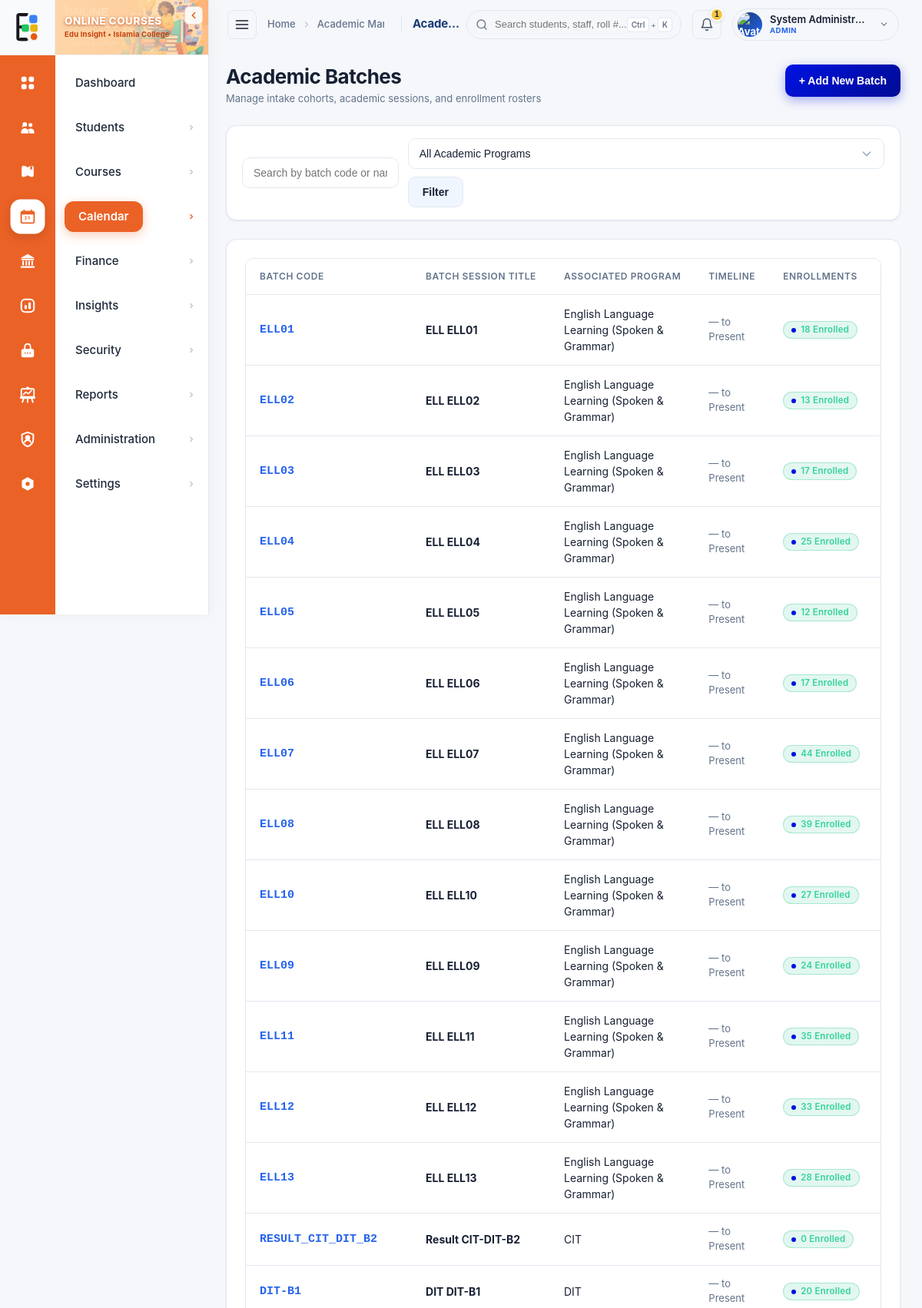
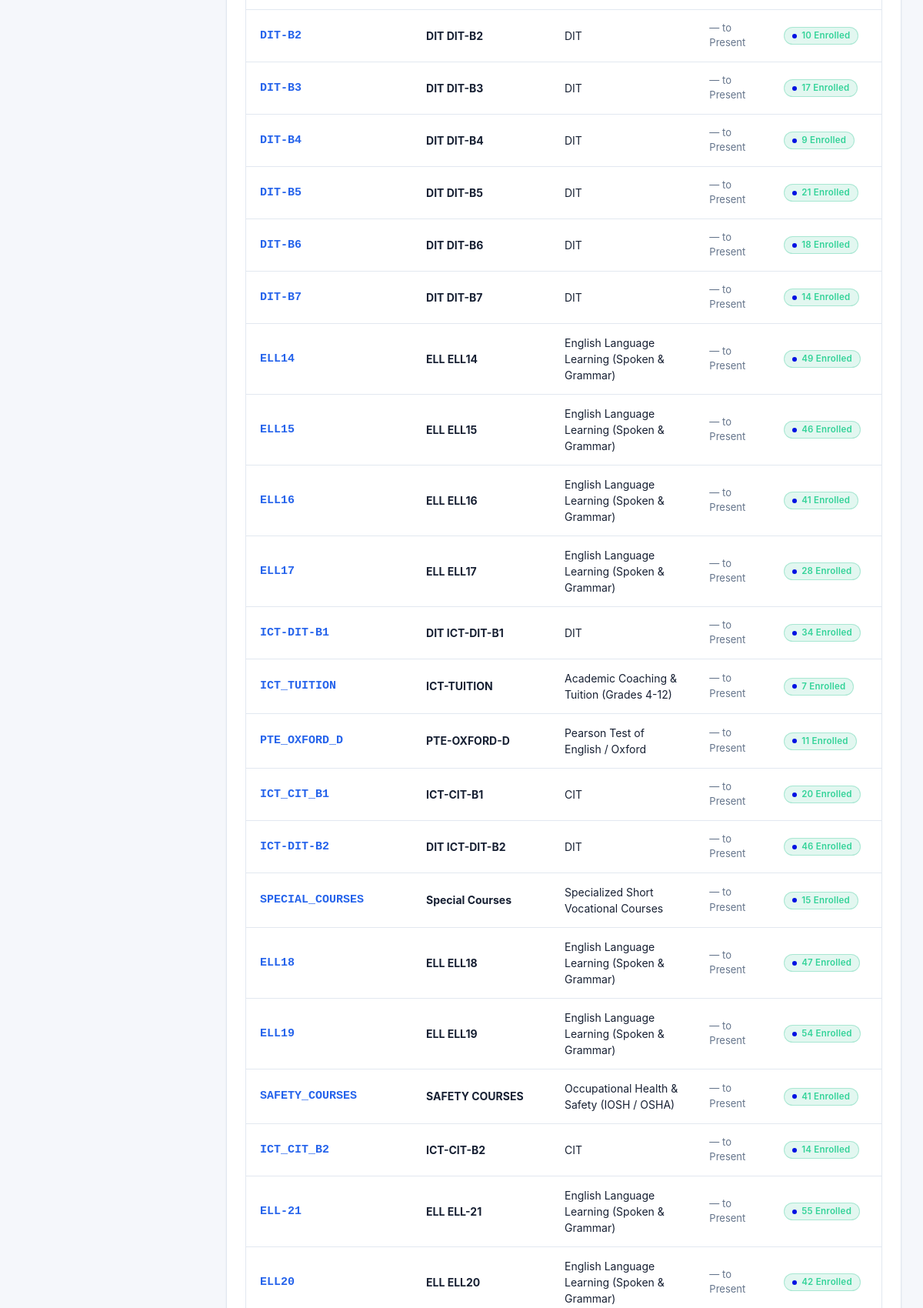
The page /modules/batches/index.php (signed in, upper part) on the database its author committed (2 pictures, top to bottom).
### tables this page shows
CREATE TABLE `batches` (
    `id` INT AUTO_INCREMENT PRIMARY KEY,
    `batch_code` VARCHAR(50) NOT NULL UNIQUE,
    `batch_name` VARCHAR(150) NOT NULL,
    `course_id` INT NOT NULL,
    `start_date` DATE NULL,
    `end_date` DATE NULL,
    `status` ENUM('active', 'completed', 'upcoming') NOT NULL DEFAULT 'active',
    `created_at` TIMESTAMP DEFAULT CURRENT_TIMESTAMP,
    CONSTRAINT `fk_batch_course` FOREIGN KEY (`course_id`) REFERENCES `courses` (`id`) ON DELETE RESTRICT,
    INDEX `idx_batch_status` (`status`)
);

CREATE TABLE `courses` (
    `department_id` INT NULL,
    `id` INT AUTO_INCREMENT PRIMARY KEY,
    `course_code` VARCHAR(50) NOT NULL UNIQUE,
    `course_name` VARCHAR(150) NOT NULL,
    `category` VARCHAR(100) NOT NULL DEFAULT 'General',
    `duration` VARCHAR(50) NULL,
    `standard_fee` DECIMAL(10,2) NOT NULL DEFAULT 0.00,
    `ttb_exam_fee` DECIMAL(10,2) NOT NULL DEFAULT 0.00,
    `description` TEXT NULL,
    `created_at` TIMESTAMP DEFAULT CURRENT_TIMESTAMP,
    INDEX `idx_course_category` (`category`)
);

### includes/auth.php (called while the page is built, shortened)
<?php
function getCurrentUser(): ?array {
    return [
        'id'                 => (int)$_SESSION['user_id'],
        'username'           => $_SESSION['username'] ?? '',
        'full_name'          => $_SESSION['full_name'] ?? '',
        'email'              => $_SESSION['email'] ?? '',
        'phone'              => $_SESSION['phone'] ?? '',
        'role'               => $_SESSION['role'] ?? 'staff',
        'profile_photo'      => $_SESSION['profile_photo'] ?? null,
        'privacy_hide_phone' => (int)($_SESSION['privacy_hide_phone'] ?? 0),
        'privacy_hide_email' => (int)($_SESSION['privacy_hide_email'] ?? 0)
    ];
}

### modules/batches/index.php (the view, shortened to what this page needs)
<?php
require_once __DIR__ . '/../../includes/auth.php';
$pdo = Database::getConnection();
$currentUser = getCurrentUser();
$userRole = strtolower($currentUser['role'] ?? 'staff');
$canManage = in_array($userRole, ['admin', 'registrar']);
$search = trim($_GET['search'] ?? '');
$where = [];
$params = [];
$whereClause = !empty($where) ? "WHERE " . implode(" AND ", $where) : "";
$sql = "
    SELECT b.*, c.course_name, c.course_code,
           (SELECT COUNT(*) FROM enrollments e WHERE e.batch_id = b.id) as total_students
    FROM batches b
    JOIN courses c ON b.course_id = c.id
    {$whereClause}
    ORDER BY b.id DESC
";
$stmt = $pdo->prepare($sql);
$stmt->execute($params);
$batches = $stmt->fetchAll();
require_once __DIR__ . '/../../includes/header.php';
?>
<div class="page-header">
    <div>
        <h1 class="page-title">Academic Batches</h1>
        <p class="page-breadcrumb">Manage intake cohorts, academic sessions, and enrollment rosters</p>
    </div>
    <?php if ($canManage): ?>
    <div>
        <button type="button" class="btn btn-primary" onclick="openModal('addBatchModal')">
            <span>+ Add New Batch</span>
        </button>
    </div>
    <?php endif; ?>
</div>
<div class="glass-card" style="padding: 16px 20px; margin-bottom: 24px;">
    <form method="GET" action="" class="filter-bar" style="margin-bottom: 0;">
        <div class="filter-group" style="flex: 1; max-width: 360px;">
            <input type="text" name="search" class="form-control" placeholder="Search by batch code or name..." value="<?= htmlspecialchars($search) ?>" style="min-height: 40px;">
        </div>
        <div class="filter-group">
            <select name="course_id" class="form-control" style="min-height: 40px; min-width: 220px;">
                <option value="">All Academic Programs</option>
            </select>
            <button type="submit" class="btn btn-glass" style="min-height: 40px;">Filter</button>
        </div>
    </form>
</div>
<div class="glass-card">
    <div class="table-responsive">
        <table class="data-table">
            <thead>
                <tr>
                    <th>Batch Code</th>
                    <th>Batch Session Title</th>
                    <th>Associated Program</th>
                    <th>Timeline</th>
                    <th>Enrollments</th>
                    <th>Status</th>
                </tr>
            </thead>
            <tbody>
                <?php if (empty($batches)): ?>
                    <tr>
                        <td colspan="7" class="empty-state">
                            <div class="empty-state-icon">👥</div>
                            <div class="empty-state-title">No academic batches found</div>
                        </td>
                    </tr>
                <?php else: ?>
                    <?php foreach ($batches as $b): ?>
                        <tr>
                            <td>
                                <strong style="color: var(--primary-light); font-family: monospace; font-size: 15px;">
                                    <?= htmlspecialchars($b['batch_code']) ?>
                                </strong>
                            </td>
                            <td><strong><?= htmlspecialchars($b['batch_name']) ?></strong></td>
                            <td><?= htmlspecialchars($b['course_name']) ?></td>
                            <td style="color: var(--text-muted); font-size: 13px;">
                                <?= $b['start_date'] ? date('M Y', strtotime($b['start_date'])) : '—' ?>
                                to
                                <?= $b['end_date'] ? date('M Y', strtotime($b['end_date'])) : 'Present' ?>
                            </td>
                            <td>
                                <a href="../students/index.php?batch_id=<?= $b['id'] ?>" class="status-badge badge-active" style="text-decoration:none;">
                                    <?= (int)$b['total_students'] ?> Enrolled
                                </a>
                            </td>
                            <td>
                            </td>
                        </tr>
                    <?php endforeach; ?>
                <?php endif; ?>
            </tbody>
        </table>
    </div>
</div>
<?php require_once __DIR__ . '/../../includes/footer.php'; ?>

### assets/css/edu_sidebar.css (style rules this page uses)
:root { --sidebar-width: 272px; --sidebar-collapsed-width: 72px; --sidebar-orange: #eb6226; --sidebar-orange-dark: #d45119; --sidebar-orange-hover: #ff7841; --sidebar-orange-light: #fef0ea; }

### rows shown on the page
batches: batch_code "ELL01", batch_name "ELL ELL01", course.course_name "English Language Learning (Spoken & Grammar)", shows "Present", total_students "18"
batches: batch_code "ELL02", batch_name "ELL ELL02", course.course_name "English Language Learning (Spoken & Grammar)", shows "Present", total_students "13"
batches: batch_code "ELL03", batch_name "ELL ELL03", course.course_name "English Language Learning (Spoken & Grammar)", shows "Present", total_students "17"
batches: batch_code "ELL04", batch_name "ELL ELL04", course.course_name "English Language Learning (Spoken & Grammar)", shows "Present", total_students "25"
batches: batch_code "ELL05", batch_name "ELL ELL05", course.course_name "English Language Learning (Spoken & Grammar)", shows "Present", total_students "12"
batches: batch_code "ELL06", batch_name "ELL ELL06", course.course_name "English Language Learning (Spoken & Grammar)", shows "Present", total_students "17"
batches: batch_code "ELL07", batch_name "ELL ELL07", course.course_name "English Language Learning (Spoken & Grammar)", shows "Present", total_students "44"
batches: batch_code "ELL08", batch_name "ELL ELL08", course.course_name "English Language Learning (Spoken & Grammar)", shows "Present", total_students "39"
batches: batch_code "ELL10", batch_name "ELL ELL10", course.course_name "English Language Learning (Spoken & Grammar)", shows "Present", total_students "27"
batches: batch_code "ELL09", batch_name "ELL ELL09", course.course_name "English Language Learning (Spoken & Grammar)", shows "Present", total_students "24"
batches: batch_code "ELL11", batch_name "ELL ELL11", course.course_name "English Language Learning (Spoken & Grammar)", shows "Present", total_students "35"
batches: batch_code "ELL12", batch_name "ELL ELL12", course.course_name "English Language Learning (Spoken & Grammar)", shows "Present", total_students "33"
batches: batch_code "ELL13", batch_name "ELL ELL13", course.course_name "English Language Learning (Spoken & Grammar)", shows "Present", total_students "28"
batches: batch_code "RESULT_CIT_DIT_B2", batch_name "Result CIT-DIT-B2", course.course_name "CIT", shows "Present", total_students "0"
batches: batch_code "DIT-B1", batch_name "DIT DIT-B1", course.course_name "DIT", shows "Present", total_students "20"
batches: batch_code "DIT-B2", batch_name "DIT DIT-B2", course.course_name "DIT", shows "Present", total_students "10"
batches: batch_code "DIT-B3", batch_name "DIT DIT-B3", course.course_name "DIT", shows "Present", total_students "17"
batches: batch_code "DIT-B4", batch_name "DIT DIT-B4", course.course_name "DIT", shows "Present", total_students "9"
batches: batch_code "DIT-B5", batch_name "DIT DIT-B5", course.course_name "DIT", shows "Present", total_students "21"
batches: batch_code "DIT-B6", batch_name "DIT DIT-B6", course.course_name "DIT", shows "Present", total_students "18"
batches: batch_code "DIT-B7", batch_name "DIT DIT-B7", course.course_name "DIT", shows "Present", total_students "14"
batches: batch_code "ELL14", batch_name "ELL ELL14", course.course_name "English Language Learning (Spoken & Grammar)", shows "Present", total_students "49"
batches: batch_code "ELL15", batch_name "ELL ELL15", course.course_name "English Language Learning (Spoken & Grammar)", shows "Present", total_students "46"
batches: batch_code "ELL16", batch_name "ELL ELL16", course.course_name "English Language Learning (Spoken & Grammar)", shows "Present", total_students "41"
batches: batch_code "ELL17", batch_name "ELL ELL17", course.course_name "English Language Learning (Spoken & Grammar)", shows "Present", total_students "28"
batches: batch_code "ICT-DIT-B1", batch_name "DIT ICT-DIT-B1", course.course_name "DIT", shows "Present", total_students "34"
batches: batch_code "ICT_TUITION", batch_name "ICT-TUITION", course.course_name "Academic Coaching & Tuition (Grades 4-12)", shows "Present", total_students "7"
batches: batch_code "PTE_OXFORD_D", batch_name "PTE-OXFORD-D", course.course_name "Pearson Test of English / Oxford", shows "Present", total_students "11"
batches: batch_code "ICT_CIT_B1", batch_name "ICT-CIT-B1", course.course_name "CIT", shows "Present", total_students "20"
batches: batch_code "ICT-DIT-B2", batch_name "DIT ICT-DIT-B2", course.course_name "DIT", shows "Present", total_students "46"
batches: batch_code "SPECIAL_COURSES", batch_name "Special Courses", course.course_name "Specialized Short Vocational Courses", shows "Present", total_students "15"
batches: batch_code "ELL18", batch_name "ELL ELL18", course.course_name "English Language Learning (Spoken & Grammar)", shows "Present", total_students "47"
batches: batch_code "ELL19", batch_name "ELL ELL19", course.course_name "English Language Learning (Spoken & Grammar)", shows "Present", total_students "54"
batches: batch_code "SAFETY_COURSES", batch_name "SAFETY COURSES", course.course_name "Occupational Health & Safety (IOSH / OSHA)", shows "Present", total_students "41"
batches: batch_code "ICT_CIT_B2", batch_name "ICT-CIT-B2", course.course_name "CIT", shows "Present", total_students "14"
batches: batch_code "ELL-21", batch_name "ELL ELL-21", course.course_name "English Language Learning (Spoken & Grammar)", shows "Present", total_students "55"
batches: batch_code "ELL20", batch_name "ELL ELL20", course.course_name "English Language Learning (Spoken & Grammar)", shows "Present", total_students "42"

### other values the page prints
$item['label'] "Dashboard"
$item['label'] "Students"
$item['label'] "Courses"
$item['label'] "Calendar"
$item['label'] "Finance"
$item['label'] "Insights"
$item['label'] "Security"
$item['label'] "Reports"
$item['label'] "Administration"
$item['label'] "Settings"
$crumb['label'] "Home"
$crumb['label'] "Academic…"
$pageTitle "Acade…"
$notifCount "1"
$currentUser['full_name'] "System Administr…"
